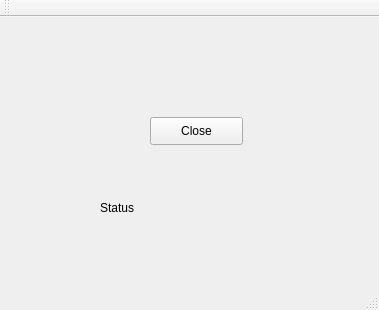
<?xml version="1.0" encoding="UTF-8"?>
<ui version="4.0">
 <class>MainWindow</class>
 <widget class="QMainWindow" name="MainWindow">
  <property name="geometry">
   <rect>
    <x>0</x>
    <y>0</y>
    <width>379</width>
    <height>310</height>
   </rect>
  </property>
  <property name="windowTitle">
   <string>MainWindow</string>
  </property>
  <widget class="QWidget" name="centralWidget">
   <widget class="QPushButton" name="pushButtonClose">
    <property name="geometry">
     <rect>
      <x>150</x>
      <y>100</y>
      <width>93</width>
      <height>28</height>
     </rect>
    </property>
    <property name="text">
     <string>Close</string>
    </property>
   </widget>
   <widget class="QLabel" name="label">
    <property name="geometry">
     <rect>
      <x>100</x>
      <y>170</y>
      <width>181</width>
      <height>41</height>
     </rect>
    </property>
    <property name="text">
     <string>Status</string>
    </property>
   </widget>
  </widget>
  <widget class="QMenuBar" name="menuBar">
   <property name="geometry">
    <rect>
     <x>0</x>
     <y>0</y>
     <width>379</width>
     <height>26</height>
    </rect>
   </property>
  </widget>
  <widget class="QToolBar" name="mainToolBar">
   <attribute name="toolBarArea">
    <enum>TopToolBarArea</enum>
   </attribute>
   <attribute name="toolBarBreak">
    <bool>false</bool>
   </attribute>
  </widget>
  <widget class="QStatusBar" name="statusBar"/>
 </widget>
 <layoutdefault spacing="6" margin="11"/>
 <resources/>
 <connections/>
</ui>
